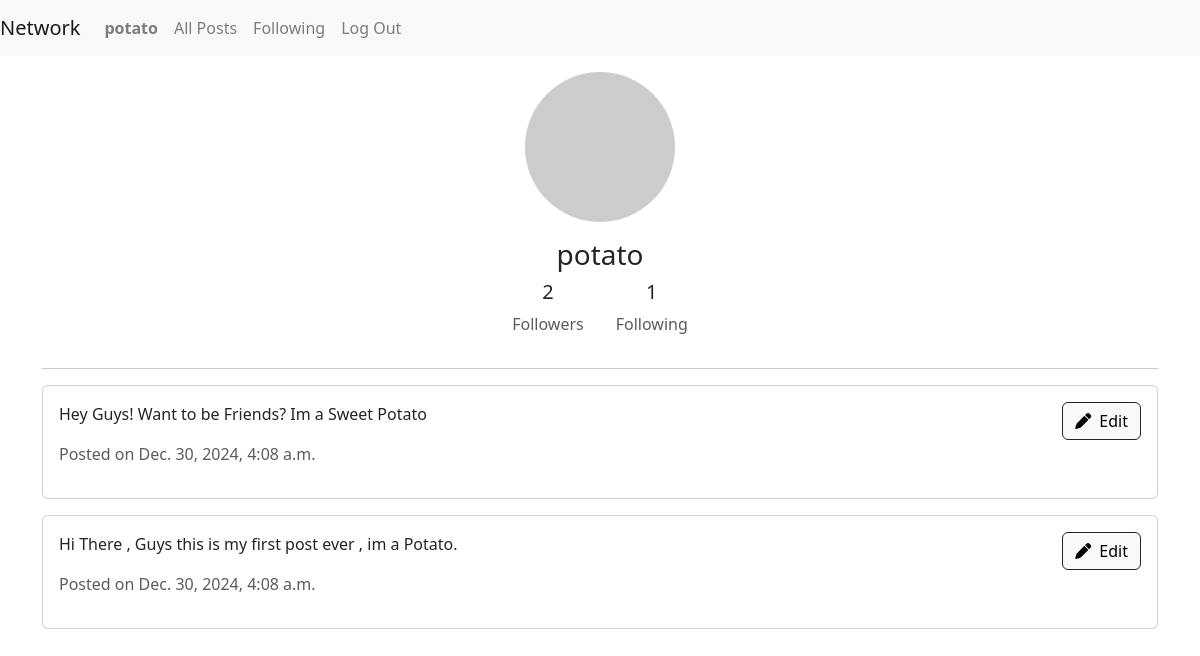
/profile/3 (signed in), run on an earlier commit of the app's database.
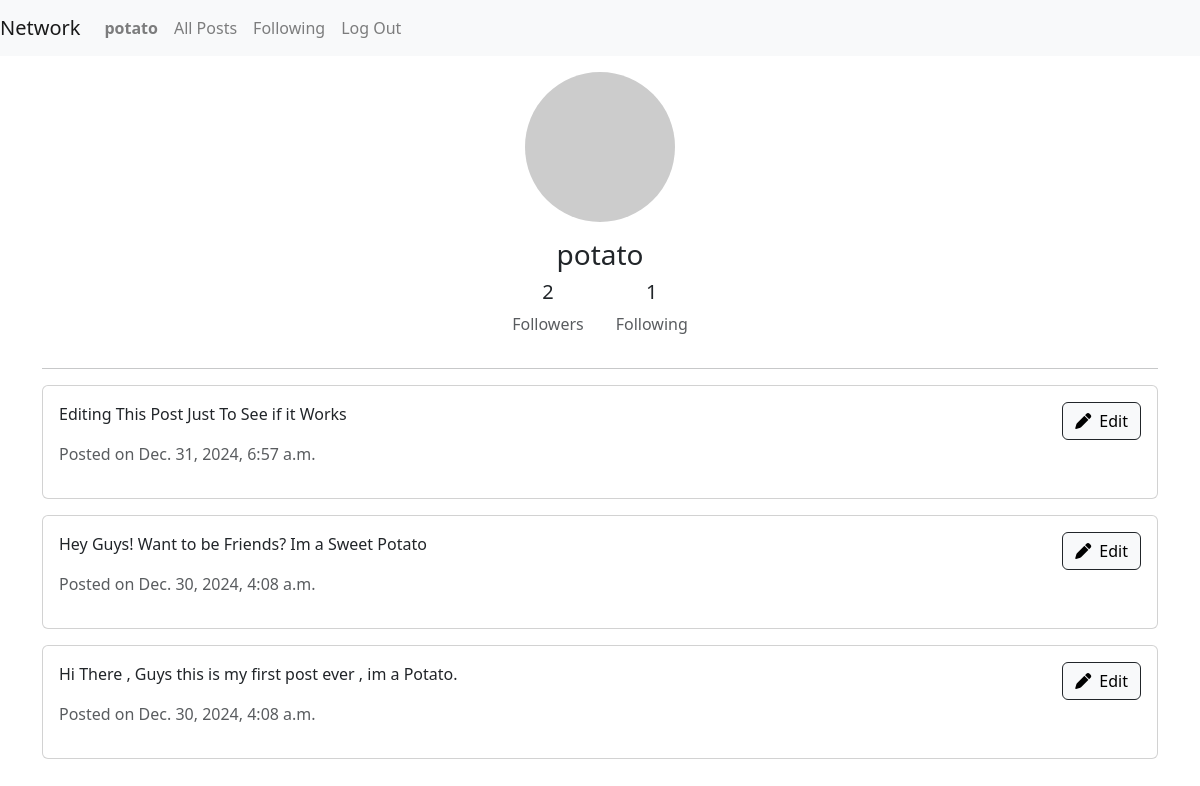
And on a later commit of the database.
### network/models.py (models this page shows, shortened)
class User(AbstractUser):
    pass

class Post(models.Model):
    user = models.ForeignKey(User, on_delete=models.CASCADE , related_name="author")
    content = models.TextField()
    timestamp = models.DateTimeField(auto_now_add=True)

### network/views.py (the view)
# urls.py: path("profile/<int:uid>", views.profile, name="profile"),
def profile(request, uid):
    user_profile = get_object_or_404(User, pk=uid)
    all_posts = Post.objects.filter(user=user_profile).order_by("-timestamp")
    is_following = Follower.objects.filter(user=user_profile, follower=request.user).exists()
    paginator = Paginator(all_posts, 3)
    page_number = request.GET.get("page")
    try:
        page_posts = paginator.get_page(page_number)
    except PageNotAnInteger:
        page_posts = paginator.get_page(1)
    except EmptyPage:
        page_posts = paginator.get_page(paginator.num_pages)
    return render(request, "network/profile.html", {
        "user_profile": user_profile,
        "page_posts": page_posts,
        "is_following": is_following,
        "following": user_profile.following.count(),
        "followers": user_profile.followers.count(),
    })

### network/templates/network/profile.html (shortened to what this page needs)
{% extends "network/layout.html" %} {% block body %}
<div class="container my-3">
  <div class="text-center">
    <img
      src="https://via.placeholder.com/150"
      alt="Profile"
      class="rounded-circle mb-3"
    />
    <h3>{{ user_profile.username }}</h3>
    <div class="d-flex justify-content-center mb-3">
      <div class="mx-3">
        <h5>{{ followers }}</h5>
        <p class="text-muted">Followers</p>
      </div>
      <div class="mx-3">
        <h5>{{ following }}</h5>
        <p class="text-muted">Following</p>
      </div>
    </div>
  </div>
  <hr />
  {% for post in page_posts %}
<div class="card mb-3">
  <div class="card-body position-relative">
    <p class="fw-medium">{{ post.content }}</p>
    <p class="text-muted">Posted on {{ post.timestamp }}</p>
    {% if user.is_authenticated and user == post.user %}
    <button type="button" data-bs-toggle="modal" data-bs-target="#modal{{ post.id }}"
      class="position-absolute top-0 end-0 me-3 mt-3 btn btn-light border-dark rounded-2 d-flex align-items-center gap-2">
      <i class="fas fa-pen"></i> Edit
    </button>
    {% endif %}
  </div>
</div>
{% endfor %}
  <div class="d-flex justify-content-center">
  </div>
</div>
{% endblock %}

### network/templates/network/layout.html (shortened to what this page needs)
{% load static %}
<!DOCTYPE html>
<html lang="en">
<head>
    <link rel="stylesheet" href="https://stackpath.bootstrapcdn.com/bootstrap/4.4.1/css/bootstrap.min.css"
>
    <link href="{% static 'network/styles.css' %}" rel="stylesheet">
    <link rel="stylesheet" href="https://cdn.jsdelivr.net/npm/bootstrap@5.3.3/dist/css/bootstrap.min.css"
>
    <link rel="stylesheet" href="https://cdnjs.cloudflare.com/ajax/libs/font-awesome/6.7.2/css/all.min.css"
 />
</head>
<body>
    <nav class="navbar navbar-expand-lg navbar-light bg-light">
        <a class="navbar-brand" href="{% url 'index' %}">Network</a>
        <div>
            <ul class="navbar-nav mr-auto">
                {% if user.is_authenticated %}
                <li class="nav-item">
                    <a class="nav-link" href="{% url 'profile' uid=user.id %}"><strong>{{ user.username }}</strong></a>
                </li>
                {% endif %}
                <li class="nav-item">
                    <a class="nav-link" href="{% url 'index' %}">All Posts</a>
                </li>
                {% if user.is_authenticated %}
                <li class="nav-item">
                    <a class="nav-link" href="#">Following</a>
                </li>
                <li class="nav-item">
                    <a class="nav-link" href="{% url 'logout' %}">Log Out</a>
                </li>
                {% endif %}
            </ul>
        </div>
    </nav>
    <div class="body">
        {% block body %}
        {% endblock %}
    </div>
</body>
</html>

What changed in the data, as far as the page shows it:
added Post: content "Editing This Post Just To See if it Works", timestamp "Dec. 31, 2024, 6:57 a.m."
